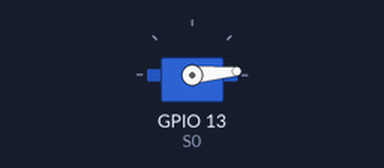
The sketch below on a simulated ESP32-S2. Parts: servo.

Above: at 0.05 s.
At 3.0 s:
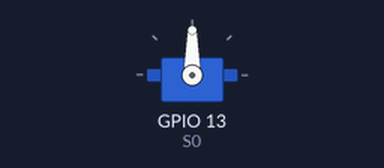
At 6.0 s:
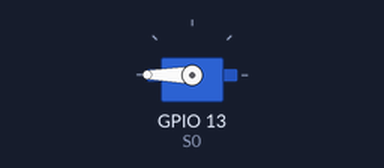
Timing chart, 0 to 7.8 s (numbered marks = the images above):
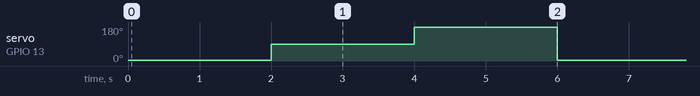

Measured:
- by itself, servo on GPIO 13 (S0): repeats every 6.0 s: 180° 2.0 s, 5° 2.0 s, 90° 2.0 s

The sketch:

servo_cal.ino
```cpp
#include <ESP32Servo.h>
#define S0 13

Servo myservo;

void setup() {
  // put your setup code here, to run once:
  Serial.begin(115200);
  myservo.attach(S0);
}

void loop() {
  myservo.write(5);
  delay(2000);
  myservo.write(90);
  delay(2000);
  myservo.write(180);
  delay(2000);


}
```
